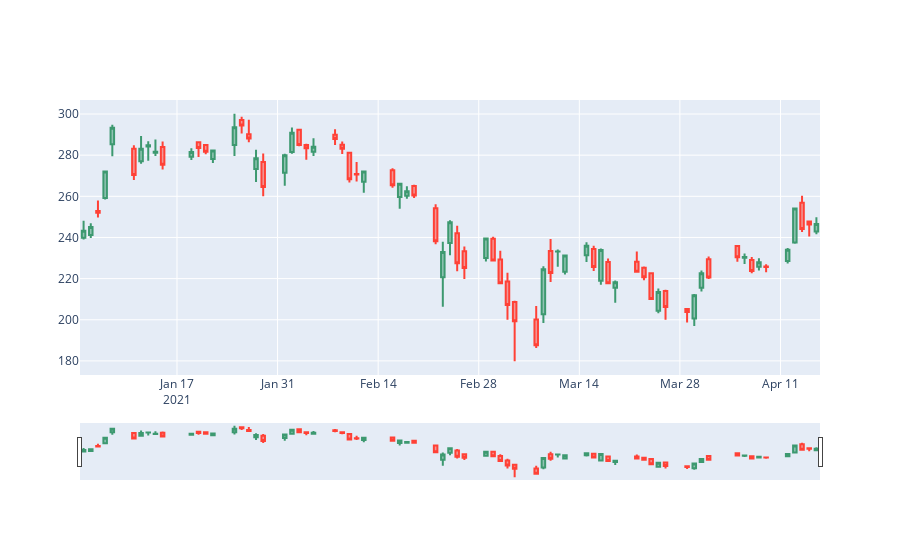

Notebook code cell kept with this figure:
### Code cell
# Candlestick chart of 2021
trace = go.Candlestick(x=tesla['2021'].index,
                open=tesla['2021'].Open,
                high=tesla['2021'].High,
                low=tesla['2021'].Low,
                close=tesla['2021'].Close)
data = [trace]
iplot(data, filename='simple_candlestick')
